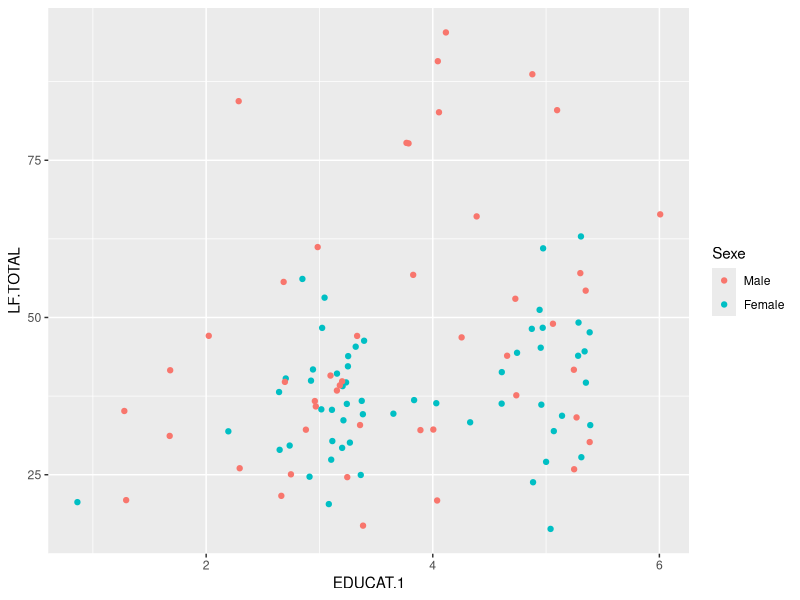
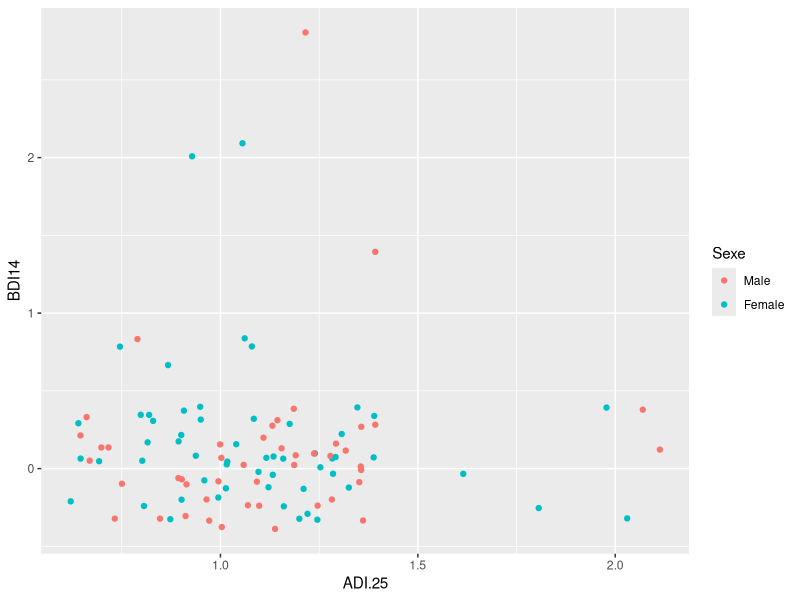

The R source for these figures, in order:
## ---- chunk 1
library(ggplot2)
df=read.csv('data.csv')
df$SEXE=factor(df$SEXE)

ggplot(df, aes(x=EDUCAT.1,y=LF.TOTAL, color=SEXE), environment = environment())+ 
  geom_point(position = 'jitter')+ 
  scale_colour_discrete(name="Sexe",breaks=c("1", "2"),labels=c("Male", "Female"))

## ---- chunk 2

ggplot(df, aes(x=ADI.25,y=BDI14, color=SEXE), environment = environment())+ 
  geom_point(position = 'jitter')+ 
  scale_colour_discrete(name="Sexe",breaks=c("1", "2"),labels=c("Male", "Female"))

